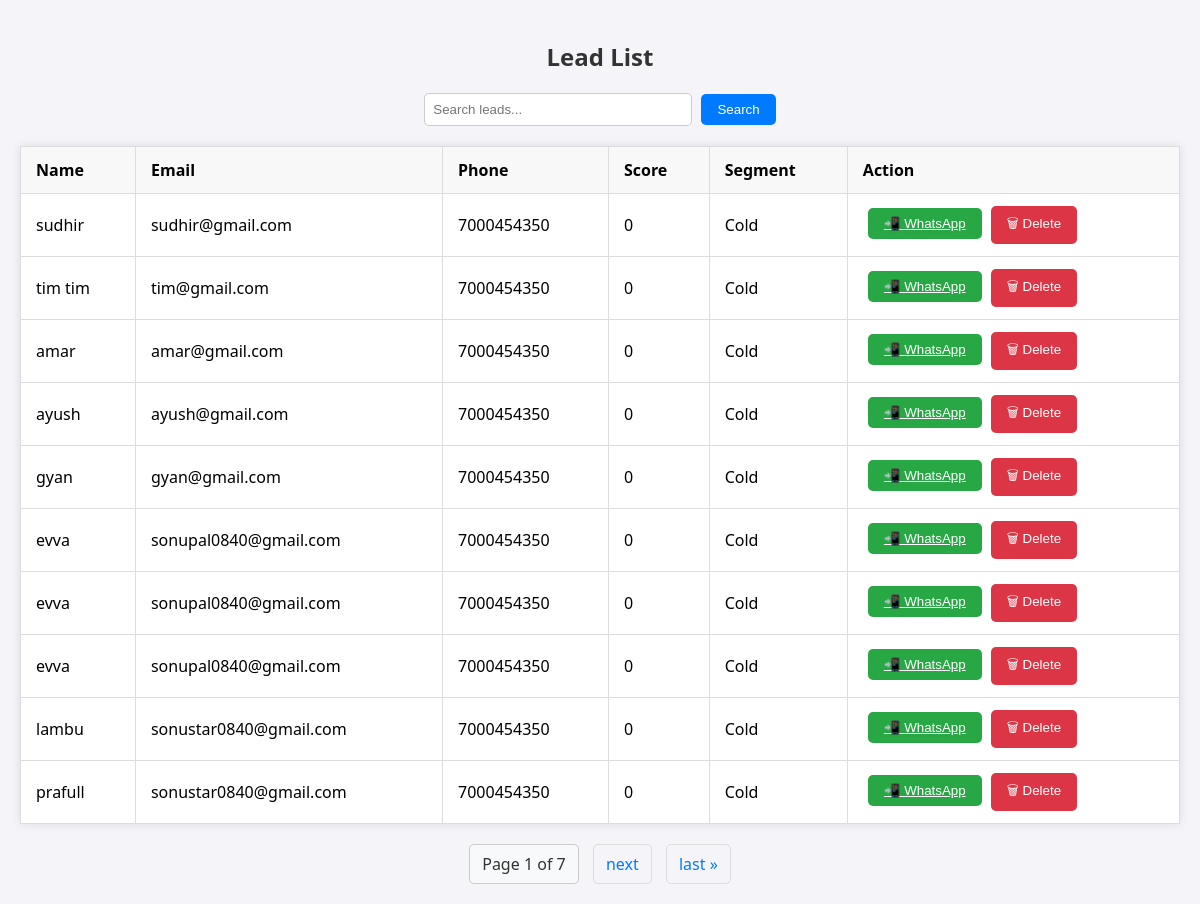
Screenshot of /leads/ with the database file from the repository.
### leads/models.py (models this page shows, shortened)
class Lead(models.Model):
    name = models.CharField(max_length=100)
    email = models.EmailField()
    phone = models.CharField(max_length=15)
    interest = models.CharField(max_length=100)
    score = models.IntegerField(default=0)
    segment = models.CharField(max_length=50, blank=True, null=True)
    timestamp = models.DateTimeField(default=timezone.now)  # Timestamp field for when the lead is created

### leads/views.py (the view)
# urls.py: path('leads/', views.lead_list, name='lead_list'),
def lead_list(request):
    leads = Lead.objects.all()
    query = request.GET.get('q')
    if query:
        leads = leads.filter(
            Q(name__icontains=query) |
            Q(email__icontains=query) |
            Q(segment__icontains=query)
        )
    paginator = Paginator(leads, 10)
    page_number = request.GET.get('page')
    page_obj = paginator.get_page(page_number)
    return render(request, 'lead_list.html', {'page_obj': page_obj})

### templates/lead_list.html (shortened to what this page needs)
{% load static %}
<!DOCTYPE html>
<html lang="en">
<head>
    <link rel="stylesheet" href="{% static 'css/lead_list.css' %}">
</head>
<body>
    <div class="container">
        <h2>Lead List</h2>
        <form method="get" class="search-form">
            <input type="text" name="q" placeholder="Search leads..." value="{{ request.GET.q }}">
            <button type="submit" class="btn">Search</button>
        </form>
        <table class="lead-table">
            <thead>
                <tr>
                    <th>Name</th>
                    <th>Email</th>
                    <th>Phone</th>
                    <th>Score</th>
                    <th>Segment</th>
                    <th>Action</th>
                </tr>
            </thead>
            <tbody>
                {% for lead in page_obj %}
                <tr>
                    <td>{{ lead.name }}</td>
                    <td>{{ lead.email }}</td>
                    <td>{{ lead.phone }}</td>
                    <td>{{ lead.score }}</td>
                    <td>{{ lead.segment }}</td>
                    <td>
                        <form method="post" action="{% url 'send_whatsapp_message' lead.id %}" style="display:inline;">
                            <button type="submit" class="btn btn-success"><a href="https://wa.me/{{ lead.phone|urlencode }}?text=Hello%20{{ lead.name }},%20thank%20you%20for%20your%20interest!"
                                class="btn btn-success"
                                target="_blank">
                                📲 WhatsApp
                             </a></button>
                        </form>
                        <form method="post" action="{% url 'delete_lead' lead.id %}" style="display:inline;">
                            <button type="submit" class="btn btn-danger">🗑 Delete</button>
                        </form>
                    </td>
                </tr>
                {% empty %}
                <tr><td colspan="6">No leads found.</td></tr>
                {% endfor %}
            </tbody>
        </table>
        <div class="pagination">
            <span>Page {{ page_obj.number }} of {{ page_obj.paginator.num_pages }}</span>
            {% if page_obj.has_next %}
                <a href="?page={{ page_obj.next_page_number }}">next</a>
                <a href="?page={{ page_obj.paginator.num_pages }}">last &raquo;</a>
            {% endif %}
        </div>
    </div>
</body>
</html>

### static/css/lead_list.css (style rules this page uses)
body { font-family: 'Segoe UI', Tahoma, Geneva, Verdana, sans-serif; background-color: #f4f4f9; margin: 0; padding: 20px; }
h2 { color: #333; text-align: center; margin-bottom: 20px; }
form { text-align: center; margin-bottom: 20px; }
input[type="text"] { padding: 8px; width: 250px; border: 1px solid #ccc; border-radius: 5px; }
button { padding: 8px 16px; background-color: #007bff; color: white; border: none; border-radius: 5px; margin-left: 5px; cursor: pointer; }
table { width: 100%; border-collapse: collapse; margin-top: 10px; background-color: white; box-shadow: 0 0 10px rgba(0, 0, 0, 0.1); }
th, td { padding: 12px 15px; border: 1px solid #ddd; text-align: left; }
th { background-color: #f8f8f8; font-weight: bold; }
.btn-success { background-color: #28a745; color: white; }
.btn-danger { background-color: #dc3545; color: white; }
.pagination { text-align: center; margin-top: 20px; }
.pagination a, .pagination span { display: inline-block; margin: 0 5px; padding: 8px 12px; color: #007bff; text-decoration: none; border: 1px solid #ddd; border-radius: 5px; }
.pagination span { background-color: #f8f9fa; color: #333; border: 1px solid #ccc; }

### rows the page displays
Lead: name "sudhir", email "sudhir@gmail.com", phone "7000454350", score "0", segment "Cold"
Lead: name "tim tim", email "tim@gmail.com", phone "7000454350", score "0", segment "Cold"
Lead: name "amar", email "amar@gmail.com", phone "7000454350", score "0", segment "Cold"
Lead: name "ayush", email "ayush@gmail.com", phone "7000454350", score "0", segment "Cold"
Lead: name "gyan", email "gyan@gmail.com", phone "7000454350", score "0", segment "Cold"
Lead: name "evva", email "sonupal0840@gmail.com", phone "7000454350", score "0", segment "Cold"
Lead: name "evva", email "sonupal0840@gmail.com", phone "7000454350", score "0", segment "Cold"
Lead: name "evva", email "sonupal0840@gmail.com", phone "7000454350", score "0", segment "Cold"
Lead: name "lambu", email "sonustar0840@gmail.com", phone "7000454350", score "0", segment "Cold"
Lead: name "prafull", email "sonustar0840@gmail.com", phone "7000454350", score "0", segment "Cold"

### other values shown
{{ page_obj.number }} "1"
{{ page_obj.paginator.num_pages }} "7"
